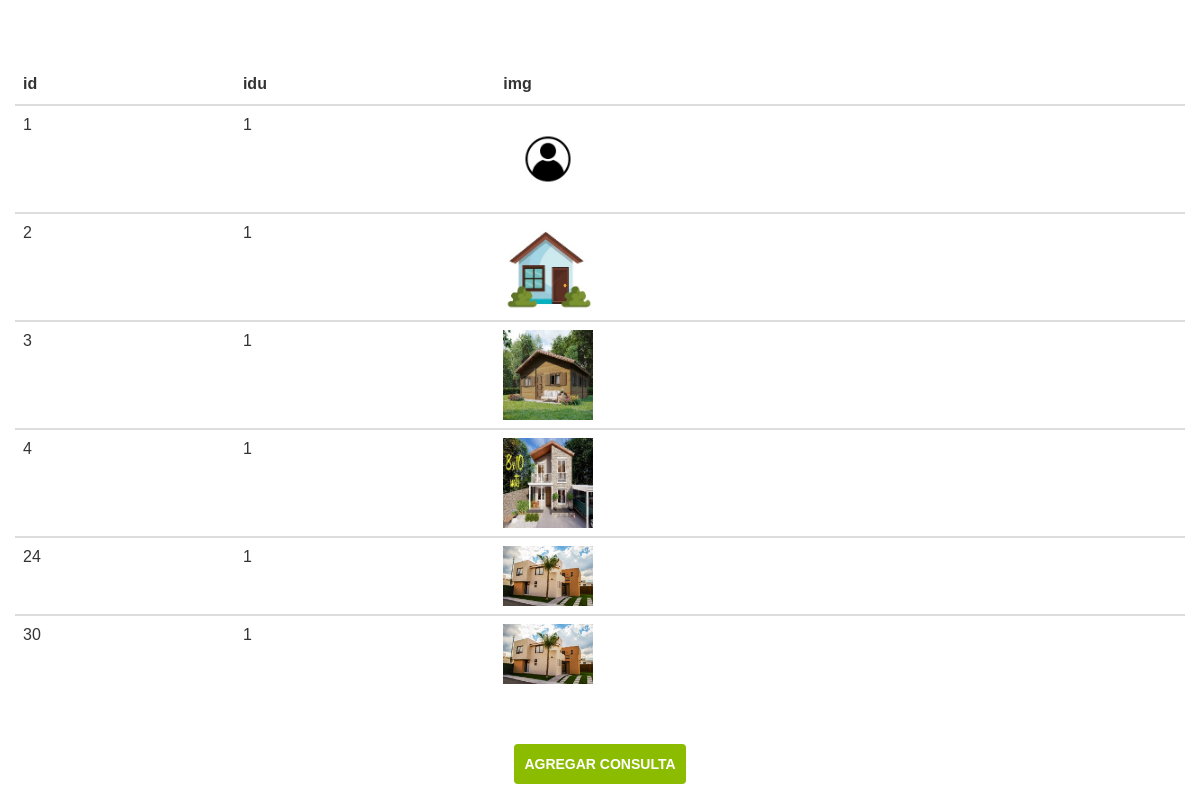
Page /intranet/tablaconsultas.php (signed in) on the committed database.
### tables this page shows
CREATE TABLE `vivienda` (
  `idvi` int(11) NOT NULL,
  `id_usu` int(11) NOT NULL,
  `ruta` varchar(255) NOT NULL,
  `descripcion` varchar(500) DEFAULT NULL
);

### intranet/tablaconsultas.php (the view, shortened to what this page needs)
<?php
include("conexion.php");
$id_usu= $_SESSION['id_usu'];
$consultas = "SELECT * FROM vivienda where id_usu='{$id_usu}'";
?>
<html>
<head>
  <link rel="stylesheet" href="https://maxcdn.bootstrapcdn.com/bootstrap/3.3.4/css/bootstrap.min.css"/>
  <link rel="stylesheet" href="../css/normalize.css">
  <link rel="stylesheet" href="../css/app.css">
</head>
<body>
    <br><br>
    <div class="col-md-12">
    </div>
    <div class="container">
        <div class="row">
            <div class="col">
               <table class="table">
                  <thead>
                	<tr>
                             <th>id</th>
                             <th>idu</th>
                        	 <th>img</th>
                        </tr>
     </thead>
     <tbody class="table-group-divider" id="tblDatos">
        <?php $resultado = mysqli_query($conexion, $consultas);
        while($row=mysqli_fetch_assoc($resultado)){
        ?>
     	  <tr>
              <td><?php echo $row['idvi'] ?></td>
              <td><?php echo $row['id_usu'] ?></td>
              <td><div><img src=" <?php echo $row['ruta'] ?>" width="90"></div></td>
          </tr>
     </tbody>
       <?php
      }
       ?>
   </table>
            </div>
        </div>
    </div>
    <br>
            <div class="btncenter">
               <a href="../contacto.php" target="#"> <input class="btn" type="button" value="agregar consulta" ></div></a>
                <br>
</body>
</html>

### css/app.css (style rules this page uses)
html { box-sizing: border-box; font-size: 62.5%; }
*, *:before, *:after { box-sizing: inherit; }
body { font-family: 'Raleway', sans-serif; font-size: 1.6rem; line-height: 2; }
a { text-decoration: none; color: #fff; font-weight: bold; }
img { max-width: 100%; display: block; }
.btn { background-color: #8cbc00; display: block; color: #FFF; text-transform: uppercase; font-weight: 900; padding: 1rem; transition: background-color .3s ease-out ; text-align: center; border: none; width: 100%; }
@media (min-width: 768px) { .btn { width: auto; } }
.btncenter { display: flex; justify-content: center; }

### rows in the picture
vivienda: idvi "1", id_usu "1", ruta (picture)
vivienda: idvi "2", id_usu "1", ruta (picture)
vivienda: idvi "3", id_usu "1", ruta (picture)
vivienda: idvi "4", id_usu "1", ruta (picture)
vivienda: idvi "24", id_usu "1", ruta (picture)
vivienda: idvi "30", id_usu "1", ruta (picture)
